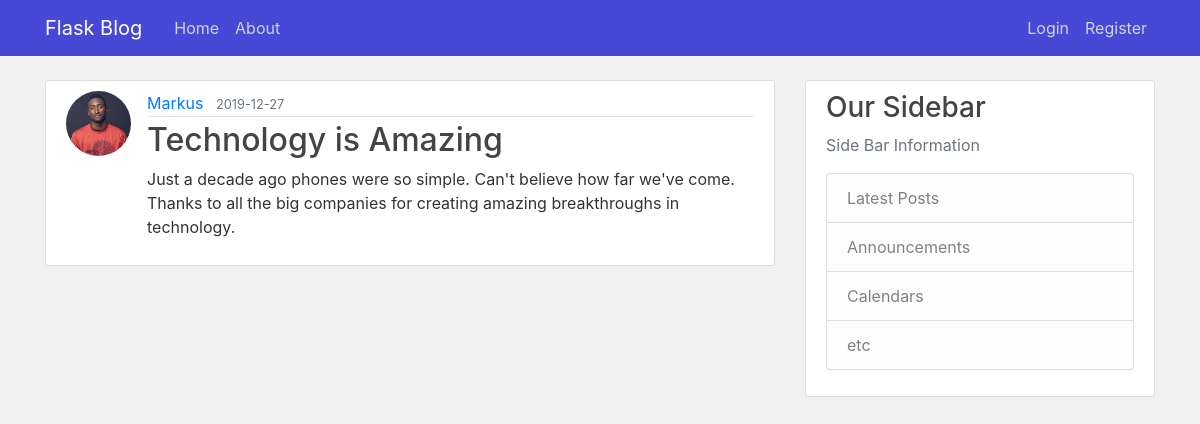
Screenshot of /posts/15 with the database file from the repository.
### flaskblog/models.py (models this page shows, shortened)
class User(db.Model, UserMixin):
    id = db.Column(db.Integer, primary_key=True)
    username = db.Column(db.String(20), unique=True, nullable=False)
    email = db.Column(db.String(120), unique=True, nullable=False)
    image_file = db.Column(db.String(20), nullable=False, default='default.jpg')
    password = db.Column(db.String(60), nullable=False)
    posts = db.relationship('Post', backref='author', lazy=True)

class Post(db.Model):
    id = db.Column(db.Integer, primary_key=True)
    title = db.Column(db.String(100), nullable=False)
    date_posted = db.Column(db.DateTime, nullable=False, default=datetime.utcnow)
    content = db.Column(db.Text, nullable=False)
    user_id = db.Column(db.Integer, db.ForeignKey('user.id'), nullable=False)

### flaskblog/posts/routes.py (the view)
@posts.route("/posts/<int:post_id>")
def post(post_id):
    post = Post.query.get_or_404(post_id)
    return render_template('Posts/post.html', title=post.title, post=post)

### flaskblog/templates/Posts/post.html (shortened to what this page needs)
{% extends 'base.html' %}
{% block body %}
    <article class="media content-section">
      <img class="rounded-circle article-img" src="{{ url_for('static', filename='profile_pics/' + post.author.image_file) }}">
      <div class="media-body">
        <div class="article-metadata">
          <a class="mr-2" href="{{ url_for('users.user_posts', username=post.author.username) }}">{{ post.author.username }}</a>
          <small class="text-muted">{{ post.date_posted.strftime('%Y-%m-%d') }}</small>
        </div>
        <h2 class="article-title" href="{{ url_for('users.user_posts', username=post.author.username) }}">{{ post.title }}</h2>
        <p class="article-content">{{ post.content }}</p>
      </div>
    </article>
{% endblock body %}

### flaskblog/static/css/main.css (style rules this page uses)
body { background: #F1F1F1; color: #333333; margin-top: 5rem; }
h1, h2, h3, h4, h5, h6 { color: #444444; }
.content-section { background: #ffffff; padding: 10px 20px; border: 1px solid #dddddd; border-radius: 3px; margin-bottom: 20px; }
.article-title { color: #444444; }
.article-content { white-space: pre-line; }
.article-img { height: 65px; width: 65px; margin-right: 16px; }
.article-metadata { padding-bottom: 1px; margin-bottom: 4px; border-bottom: 1px solid #e3e3e3 }

### rows the page displays
User: image_file (picture), author.username "Markus"
Post: date_posted "2019-12-27", title "Technology is Amazing", content "Just a decade ago phones were so simple. Can't believe how far we've come. Thanks to all the big companies for creating amazing breakthroughs in technology."
